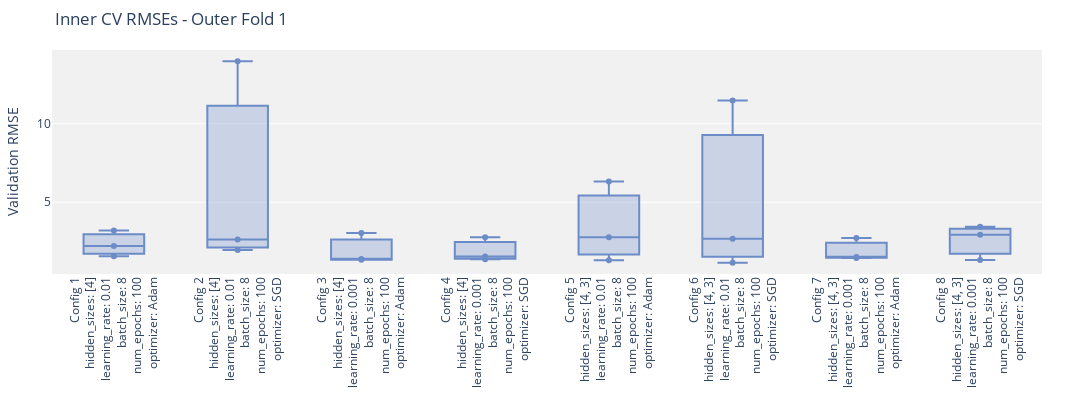
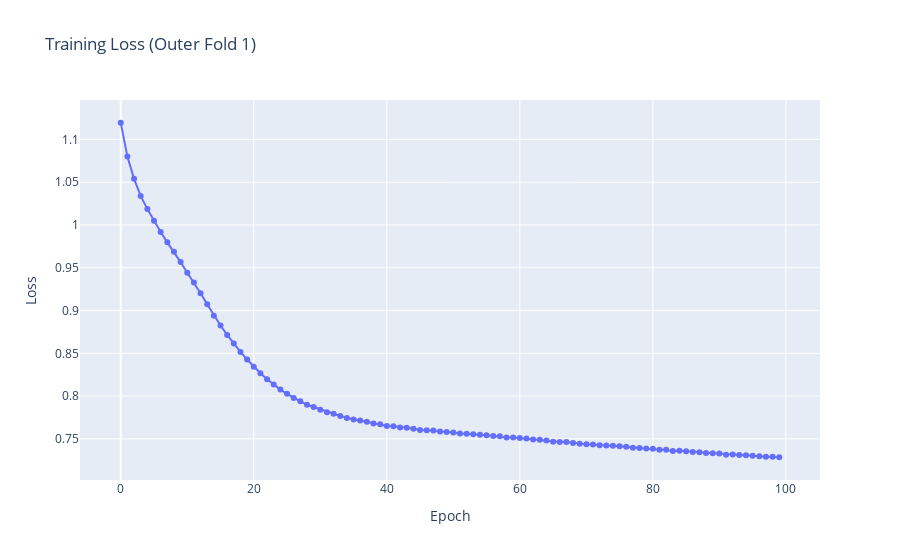
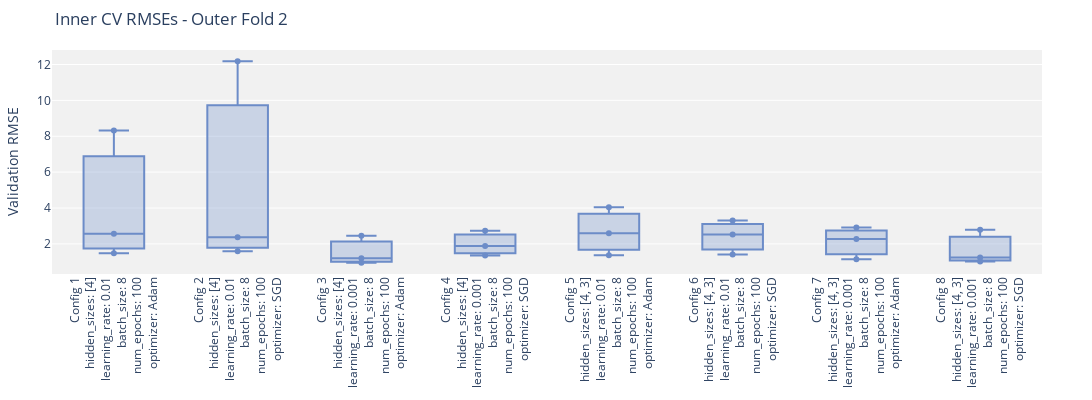
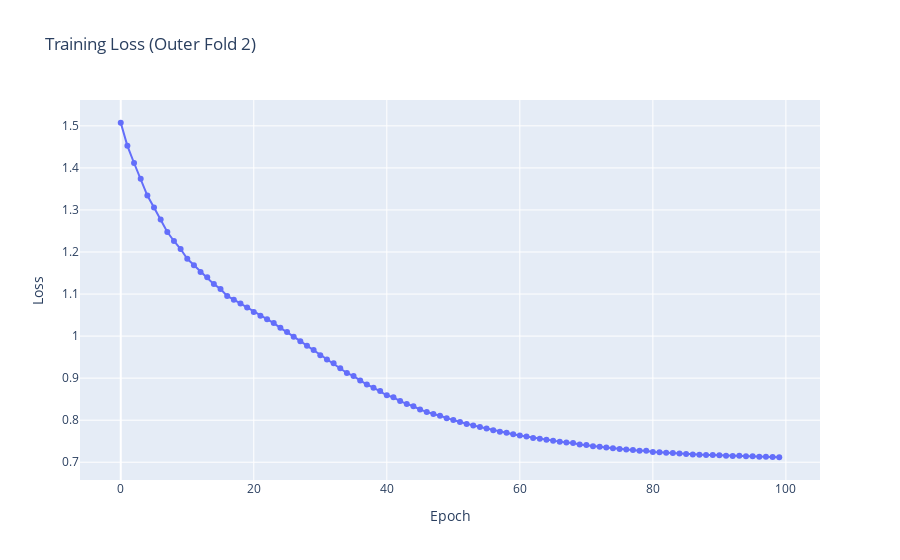

The notebook cell saved with these charts, in order:
### Code cell
# Neural Network parameter grid
param_grid = {
    'hidden_sizes': [[4], [4, 3]],
    'learning_rate': [0.01, 0.001],
    'batch_size': [8],
    'num_epochs': [100],
    'optimizer': ['Adam', 'SGD']
}

# Single seed for reproducibility
seed = 42

# Ensure reproducibility
random.seed(seed)
np.random.seed(seed)
torch.manual_seed(seed)

# Run nested cross-validation
scores, best_models, df_results, val_results = nested_cv_nn(
    X=X, y=y,
    param_grid=param_grid,
    nested_cv_generator=nested_cv_generator,  # Ensure you have defined this
    CustomNN=CustomNN,
    k_outer=5, k_inner=3,
    seed=seed,
    alpha_sig=0.05,
    device='cuda' if torch.cuda.is_available() else 'cpu'
)

# Print final summary
print("\n=== Final Results ===")
print(f"Mean RMSE: {np.mean(scores):.4f} ± {np.std(scores):.4f}")

print("\nBest configurations per fold:")
for i, cfg in enumerate(best_models):
    print(f"  Fold {i+1}: {cfg}")

### Figure 1 — Plotly figure (JSON) as saved in the notebook; plotly's stock layout.template omitted (floating-point values rounded to 4 significant figures)
{"data": [{"boxpoints": "all", "fillcolor": "rgba(108, 140, 200, 0.3)", "jitter": 0, "line": {"color": "rgba(108, 140, 200, 1)"}, "marker": {"color": "rgba(108, 140, 200, 1)"}, "pointpos": 0, "type": "box", "x": ["Config 1<br>hidden_sizes: [4]<br>learning_rate: 0.01<br>batch_size: 8<br>num_epochs: 100<br>optimizer: Adam", "Config 1<br>hidden_sizes: [4]<br>learning_rate: 0.01<br>batch_size: 8<br>num_epochs: 100<br>optimizer: Adam", "Config 1<br>hidden_sizes: [4]<br>learning_rate: 0.01<br>batch_size: 8<br>num_epochs: 100<br>optimizer: Adam", "Config 2<br>hidden_sizes: [4]<br>learning_rate: 0.01<br>batch_size: 8<br>num_epochs: 100<br>optimizer: SGD", "Config 2<br>hidden_sizes: [4]<br>learning_rate: 0.01<br>batch_size: 8<br>num_epochs: 100<br>optimizer: SGD", "Config 2<br>hidden_sizes: [4]<br>learning_rate: 0.01<br>batch_size: 8<br>num_epochs: 100<br>optimizer: SGD", "Config 3<br>hidden_sizes: [4]<br>learning_rate: 0.001<br>batch_size: 8<br>num_epochs: 100<br>optimizer: Adam", "Config 3<br>hidden_sizes: [4]<br>learning_rate: 0.001<br>batch_size: 8<br>num_epochs: 100<br>optimizer: Adam", "Config 3<br>hidden_sizes: [4]<br>learning_rate: 0.001<br>batch_size: 8<br>num_epochs: 100<br>optimizer: Adam", "Config 4<br>hidden_sizes: [4]<br>learning_rate: 0.001<br>batch_size: 8<br>num_epochs: 100<br>optimizer: SGD", "Config 4<br>hidden_sizes: [4]<br>learning_rate: 0.001<br>batch_size: 8<br>num_epochs: 100<br>optimizer: SGD", "Config 4<br>hidden_sizes: [4]<br>learning_rate: 0.001<br>batch_size: 8<br>num_epochs: 100<br>optimizer: SGD", "Config 5<br>hidden_sizes: [4, 3]<br>learning_rate: 0.01<br>batch_size: 8<br>num_epochs: 100<br>optimizer: Adam", "Config 5<br>hidden_sizes: [4, 3]<br>learning_rate: 0.01<br>batch_size: 8<br>num_epochs: 100<br>optimizer: Adam", "Config 5<br>hidden_sizes: [4, 3]<br>learning_rate: 0.01<br>batch_size: 8<br>num_epochs: 100<br>optimizer: Adam", "Config 6<br>hidden_sizes: [4, 3]<br>learning_rate: 0.01<br>batch_size: 8<br>num_epochs: 100<br>optimizer: SGD", "Config 6<br>hidden_sizes: [4, 3]<br>learning_rate: 0.01<br>batch_size: 8<br>num_epochs: 100<br>optimizer: SGD", "Config 6<br>hidden_sizes: [4, 3]<br>learning_rate: 0.01<br>batch_size: 8<br>num_epochs: 100<br>optimizer: SGD", "Config 7<br>hidden_sizes: [4, 3]<br>learning_rate: 0.001<br>batch_size: 8<br>num_epochs: 100<br>optimizer: Adam", "Config 7<br>hidden_sizes: [4, 3]<br>learning_rate: 0.001<br>batch_size: 8<br>num_epochs: 100<br>optimizer: Adam", "Config 7<br>hidden_sizes: [4, 3]<br>learning_rate: 0.001<br>batch_size: 8<br>num_epochs: 100<br>optimizer: Adam", "Config 8<br>hidden_sizes: [4, 3]<br>learning_rate: 0.001<br>batch_size: 8<br>num_epochs: 100<br>optimizer: SGD", "Config 8<br>hidden_sizes: [4, 3]<br>learning_rate: 0.001<br>batch_size: 8<br>num_epochs: 100<br>optimizer: SGD", "Config 8<br>hidden_sizes: [4, 3]<br>learning_rate: 0.001<br>batch_size: 8<br>num_epochs: 100<br>optimizer: SGD"], "y": [3.205, 1.552, 2.208, 2.622, 1.951, 13.98, 3.046, 1.38, 1.332, 2.771, 1.362, 1.542, 2.776, 1.303, 6.316, 2.673, 1.143, 11.47, 2.719, 1.513, 1.455, 2.921, 1.317, 3.437]}], "layout": {"height": 400, "margin": {"b": 20, "l": 50, "r": 50, "t": 50}, "plot_bgcolor": "#f1f1f1", "showlegend": false, "title": {"text": "Inner CV RMSEs - Outer Fold 1"}, "width": 2400, "xaxis": {"tickangle": -90}, "yaxis": {"title": {"text": "Validation RMSE"}}}}

### Figure 2 — Plotly figure (JSON) as saved in the notebook; plotly's stock layout.template omitted (floating-point values rounded to 4 significant figures)
{"data": [{"mode": "lines+markers", "name": "Outer Fold 1", "type": "scatter", "y": [1.12, 1.08, 1.054, 1.034, 1.019, 1.005, 0.9918, 0.9797, 0.9686, 0.9566, 0.9442, 0.9326, 0.9203, 0.9073, 0.894, 0.8825, 0.8715, 0.8614, 0.8517, 0.8427, 0.8344, 0.8266, 0.8197, 0.8135, 0.8076, 0.8026, 0.7978, 0.7939, 0.7898, 0.7871, 0.7839, 0.7812, 0.7793, 0.7768, 0.7744, 0.7727, 0.7714, 0.7699, 0.7679, 0.767, 0.765, 0.7646, 0.7634, 0.7629, 0.7619, 0.7603, 0.7601, 0.7596, 0.7587, 0.758, 0.7575, 0.7563, 0.7561, 0.7553, 0.7549, 0.7542, 0.7532, 0.753, 0.7517, 0.7517, 0.7509, 0.7504, 0.7493, 0.7488, 0.748, 0.7467, 0.7463, 0.7463, 0.7452, 0.7442, 0.7436, 0.7433, 0.7426, 0.7423, 0.742, 0.7413, 0.7407, 0.7397, 0.7394, 0.7388, 0.7386, 0.7374, 0.7373, 0.7357, 0.7362, 0.7356, 0.7346, 0.7343, 0.7334, 0.7333, 0.7328, 0.7315, 0.7316, 0.7312, 0.7308, 0.7301, 0.7298, 0.7289, 0.7291, 0.7285]}], "layout": {"title": {"text": "Training Loss (Outer Fold 1)"}, "xaxis": {"title": {"text": "Epoch"}}, "yaxis": {"title": {"text": "Loss"}}}}

### Figure 3 — Plotly figure (JSON) as saved in the notebook; plotly's stock layout.template omitted (floating-point values rounded to 4 significant figures)
{"data": [{"boxpoints": "all", "fillcolor": "rgba(108, 140, 200, 0.3)", "jitter": 0, "line": {"color": "rgba(108, 140, 200, 1)"}, "marker": {"color": "rgba(108, 140, 200, 1)"}, "pointpos": 0, "type": "box", "x": ["Config 1<br>hidden_sizes: [4]<br>learning_rate: 0.01<br>batch_size: 8<br>num_epochs: 100<br>optimizer: Adam", "Config 1<br>hidden_sizes: [4]<br>learning_rate: 0.01<br>batch_size: 8<br>num_epochs: 100<br>optimizer: Adam", "Config 1<br>hidden_sizes: [4]<br>learning_rate: 0.01<br>batch_size: 8<br>num_epochs: 100<br>optimizer: Adam", "Config 2<br>hidden_sizes: [4]<br>learning_rate: 0.01<br>batch_size: 8<br>num_epochs: 100<br>optimizer: SGD", "Config 2<br>hidden_sizes: [4]<br>learning_rate: 0.01<br>batch_size: 8<br>num_epochs: 100<br>optimizer: SGD", "Config 2<br>hidden_sizes: [4]<br>learning_rate: 0.01<br>batch_size: 8<br>num_epochs: 100<br>optimizer: SGD", "Config 3<br>hidden_sizes: [4]<br>learning_rate: 0.001<br>batch_size: 8<br>num_epochs: 100<br>optimizer: Adam", "Config 3<br>hidden_sizes: [4]<br>learning_rate: 0.001<br>batch_size: 8<br>num_epochs: 100<br>optimizer: Adam", "Config 3<br>hidden_sizes: [4]<br>learning_rate: 0.001<br>batch_size: 8<br>num_epochs: 100<br>optimizer: Adam", "Config 4<br>hidden_sizes: [4]<br>learning_rate: 0.001<br>batch_size: 8<br>num_epochs: 100<br>optimizer: SGD", "Config 4<br>hidden_sizes: [4]<br>learning_rate: 0.001<br>batch_size: 8<br>num_epochs: 100<br>optimizer: SGD", "Config 4<br>hidden_sizes: [4]<br>learning_rate: 0.001<br>batch_size: 8<br>num_epochs: 100<br>optimizer: SGD", "Config 5<br>hidden_sizes: [4, 3]<br>learning_rate: 0.01<br>batch_size: 8<br>num_epochs: 100<br>optimizer: Adam", "Config 5<br>hidden_sizes: [4, 3]<br>learning_rate: 0.01<br>batch_size: 8<br>num_epochs: 100<br>optimizer: Adam", "Config 5<br>hidden_sizes: [4, 3]<br>learning_rate: 0.01<br>batch_size: 8<br>num_epochs: 100<br>optimizer: Adam", "Config 6<br>hidden_sizes: [4, 3]<br>learning_rate: 0.01<br>batch_size: 8<br>num_epochs: 100<br>optimizer: SGD", "Config 6<br>hidden_sizes: [4, 3]<br>learning_rate: 0.01<br>batch_size: 8<br>num_epochs: 100<br>optimizer: SGD", "Config 6<br>hidden_sizes: [4, 3]<br>learning_rate: 0.01<br>batch_size: 8<br>num_epochs: 100<br>optimizer: SGD", "Config 7<br>hidden_sizes: [4, 3]<br>learning_rate: 0.001<br>batch_size: 8<br>num_epochs: 100<br>optimizer: Adam", "Config 7<br>hidden_sizes: [4, 3]<br>learning_rate: 0.001<br>batch_size: 8<br>num_epochs: 100<br>optimizer: Adam", "Config 7<br>hidden_sizes: [4, 3]<br>learning_rate: 0.001<br>batch_size: 8<br>num_epochs: 100<br>optimizer: Adam", "Config 8<br>hidden_sizes: [4, 3]<br>learning_rate: 0.001<br>batch_size: 8<br>num_epochs: 100<br>optimizer: SGD", "Config 8<br>hidden_sizes: [4, 3]<br>learning_rate: 0.001<br>batch_size: 8<br>num_epochs: 100<br>optimizer: SGD", "Config 8<br>hidden_sizes: [4, 3]<br>learning_rate: 0.001<br>batch_size: 8<br>num_epochs: 100<br>optimizer: SGD"], "y": [8.326, 2.572, 1.472, 12.18, 2.366, 1.59, 1.199, 2.448, 0.9467, 1.878, 2.735, 1.35, 4.038, 2.595, 1.374, 3.308, 2.527, 1.41, 2.271, 2.912, 1.145, 1.243, 2.789, 1.023]}], "layout": {"height": 400, "margin": {"b": 20, "l": 50, "r": 50, "t": 50}, "plot_bgcolor": "#f1f1f1", "showlegend": false, "title": {"text": "Inner CV RMSEs - Outer Fold 2"}, "width": 2400, "xaxis": {"tickangle": -90}, "yaxis": {"title": {"text": "Validation RMSE"}}}}

### Figure 4 — Plotly figure (JSON) as saved in the notebook; plotly's stock layout.template omitted (floating-point values rounded to 4 significant figures)
{"data": [{"mode": "lines+markers", "name": "Outer Fold 2", "type": "scatter", "y": [1.507, 1.452, 1.412, 1.374, 1.334, 1.306, 1.277, 1.247, 1.226, 1.207, 1.184, 1.169, 1.153, 1.14, 1.124, 1.112, 1.096, 1.087, 1.077, 1.068, 1.058, 1.048, 1.04, 1.031, 1.02, 1.01, 0.9987, 0.9879, 0.9773, 0.9667, 0.9545, 0.9442, 0.9352, 0.9235, 0.9123, 0.9048, 0.8946, 0.8847, 0.8774, 0.8693, 0.8593, 0.8543, 0.8454, 0.8386, 0.8332, 0.8252, 0.8195, 0.8149, 0.8106, 0.8049, 0.8002, 0.7956, 0.7907, 0.7876, 0.7839, 0.7802, 0.776, 0.7726, 0.7701, 0.7666, 0.7638, 0.7612, 0.7578, 0.7561, 0.7533, 0.7513, 0.749, 0.7469, 0.7457, 0.7421, 0.7409, 0.738, 0.7369, 0.7351, 0.7335, 0.7316, 0.7302, 0.7292, 0.7273, 0.7271, 0.7242, 0.7238, 0.7227, 0.7219, 0.7208, 0.7193, 0.7186, 0.7178, 0.7175, 0.7172, 0.7167, 0.7154, 0.7151, 0.7152, 0.7142, 0.7144, 0.7131, 0.713, 0.7122, 0.7118]}], "layout": {"title": {"text": "Training Loss (Outer Fold 2)"}, "xaxis": {"title": {"text": "Epoch"}}, "yaxis": {"title": {"text": "Loss"}}}}
